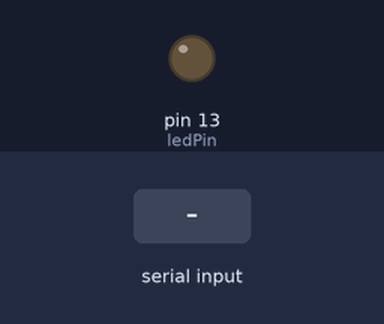
The sketch below on a simulated Arduino Uno, built with avr-gcc and run on an emulated ATmega328P. Parts: output pins drawn as LEDs (lit = HIGH). Dashed ring = blinking. Inputs (shaded band) come from the test bench.

Above: at 1.2 s.
1.3 s: "90,45\n" received over Serial
At 1.4 s:
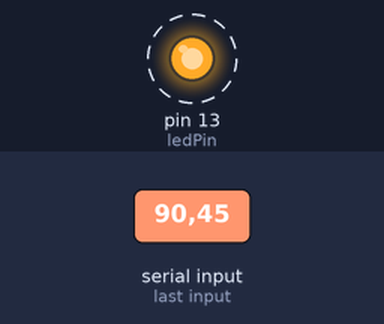
Timing chart, 0 to 9.8 s (numbered marks = the images above; inputs shaded):
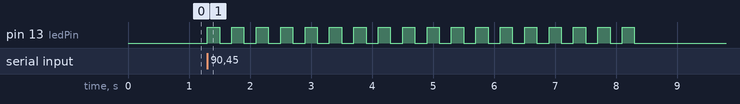

Measured:
- after the input at 1.3 s, pin 13 (ledPin): alternates HIGH for 0.20 s and LOW for 0.20 s, 36 changes in all, then stays LOW, starting at once

The sketch:

ex_2_3.ino
```cpp
// LED 출력을 할 핀 번호 설정
const int ledPin = 13;
// 점멸횟수 변수 설정
int blinkNumber = 0;

void setup() {
  // put your setup code here, to run once:
  // 9600bps로 시리얼 통신 설정
  Serial.begin(9600);
  // 13번 핀을 출력으로 설정
  pinMode(ledPin, OUTPUT);
}

void loop() {
  // 시리얼 통신으로 입력 받은 데이터가 있는지를 검사하여
  // 데이터가 있을 경우에 if문 안의 명령어를 실행
  if(Serial.available()){
    char val = Serial.read();
    if(isDigit(val)){
      blinkNumber = (val - '0');
    }
  }

  for(char i=0; i < blinkNumber; i++){
    digitalWrite(ledPin, HIGH);
    delay(200);
    digitalWrite(ledPin, LOW);
    delay(200);
  }
  blinkNumber = 0;
}
```
